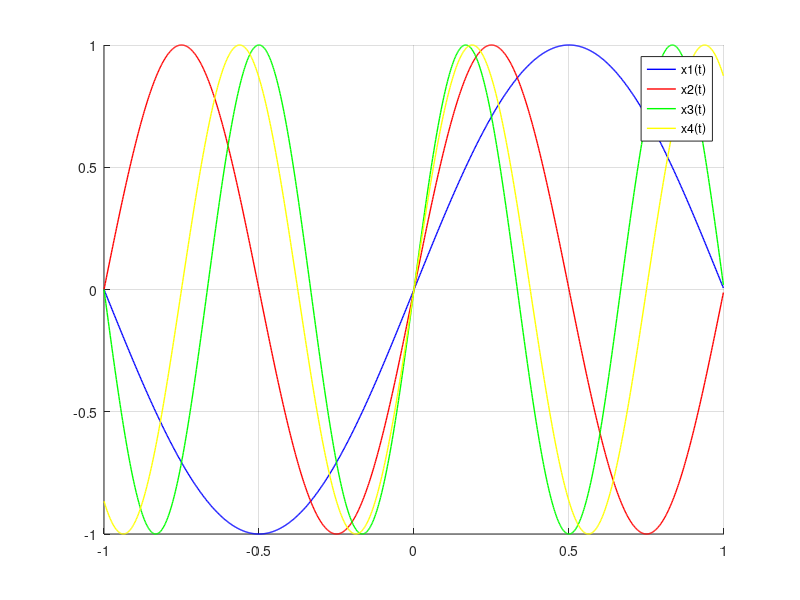

Here is the MATLAB script that generated this plot:
close all;
clear;
clc;

%% 3.2 - 1
N = 1000;
t = linspace(-1, 1, N + 1)'; t(end) = [];

%% 3.2 - 2
x1 = sin(2*pi * 1/2 * t);
x2 = sin(2*pi * 2/2 * t);
x3 = sin(2*pi * 3/2 * t);
x4 = sin(2*pi * 4/3 * t);

%% 3.2 - 3
figure(1); hold on; grid on;
plot(t, x1, 'b', 'LineWidth', 1);
plot(t, x2, 'r', 'LineWidth', 1);
plot(t, x3, 'g', 'LineWidth', 1);
plot(t, x4, 'y', 'LineWidth', 1);
legend('x1(t)', 'x2(t)','x3(t)','x4(t)');

%% 3.2 - 4
T0=2;

X = [x1, x2, x3, x4];
G = X' * X / N;

%% 3.3 - 1
x=3*sin(2*pi*t)+7*cos(2*pi*2*t)+5*sin(2*pi*3*t);

%% 3.3 - 3
s1 = 2 * sin(2*pi * 1 * t);
s2 = 2 * sin(2*pi * 2 * t);
s3 = 2 * sin(2*pi * 3 * t);
c1 = 2 * cos(2*pi * 1 * t);
c2 = 2 * cos(2*pi * 2 * t);
c3 = 2 * cos(2*pi * 3 * t);

G2 = [s1,s2,s3,c1,c2,c3];
G = G2' * x / N